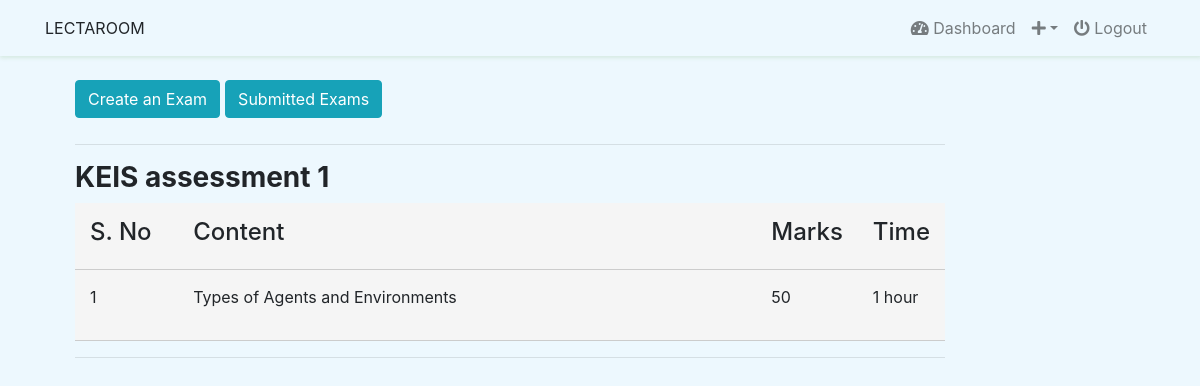
The app's page /class/exam-list/ (signed in) with its own data.
### classroom/models.py (models this page shows, shortened)
class Exam(models.Model):
    user = models.ForeignKey(User, on_delete=models.CASCADE)
    title = models.CharField(max_length=100)
    content = models.TextField()
    marks = models.CharField(max_length=20)
    duration = models.CharField(max_length=100)
    created_at = models.DateTimeField(auto_now_add=True, null=True)

### classroom/views/assignment.py (the view)
# urls.py: path('exam-list/', ExamListView.as_view(), name='exam-list'),
class ExamListView(ListView):
    model = Exam
    template_name = 'core/instructor/exam_list.html'
    context_object_name = 'exam'
    @method_decorator(login_required(login_url=reverse_lazy('login')))
    def dispatch(self, request, *args, **kwargs):
        return super().dispatch(self.request, *args, **kwargs)
    def get_queryset(self):
        return self.model.objects.all().order_by('-id')  # filter(user_id=self.request.user.id).order_by('-id')

### templates/core/instructor/exam_list.html (shortened to what this page needs)
{% extends 'base.html' %}
{% load static %}
{% block content %}
    <div class="container">
        <div class="col-12 col-sm-6 col-md-10">
            <br>
            {% if request.user.is_authenticated and request.user.is_teacher == 1 %}
            <h4 class="floated"><a href="{% url 'assignment-create' %}" class="btn btn-info">Create an Exam</a></h4>
                    <h4 class="floated"><a href="{% url 'exam-submission-list' %}" class="btn btn-info">Submitted Exams</a></h4>
            {% endif %}
            <br><br>
            {% if request.user.is_authenticated and request.user.is_teacher == 1 %}
                                {% for foo in exam %}
                    <hr/>
                    <h3><strong> {{ foo.title }}  </strong></h3>
                    <table>
                        <thead>
                        <tr>
                            <th style="width:12%"><h4>S. No</h4></th>
                            <th style="width:68%"><h4>Content</h4></th>
                            <th style="width:10%"><h4>Marks</h4></th>
                            <th style="width:10%"><h4>Time</h4></th>
                        </tr>
                        </thead>
                        <tbody>
                            <tr>
                                <td>{{forloop.counter}}</td>
                                <td><p>{{ foo.content }} </p></td>
                                <td><p>{{ foo.marks }} </p></td>
                                <td><p>{{ foo.duration }}  </p></td>
                             </tr>
                            </tbody>
                    </table>
                        {% endfor %}
                <hr/>
            {% endif %}
        </div>
    </div>
{% endblock %}

### static/css/custom.css (style rules this page uses)
body { background-color: #edf8fe; }

### templates/core/instructor/exam_list.html (style rules this page uses)
.floated { float:left; margin-right:5px; }
table { border-collapse: collapse; width: 100%; }
tr { background-color: #f5f5f5; }
th, td { vertical-align:top; padding: 15px; text-align: justify; border-bottom: 1px solid #ccc; }

### records on screen
Exam: title "KEIS assessment 1", content "Types of Agents and Environments", marks "50", duration "1 hour"
